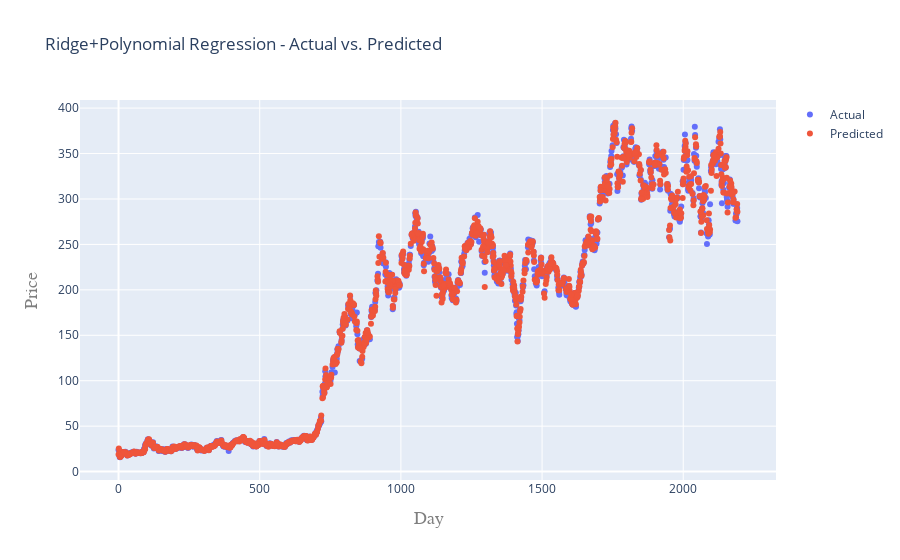

The notebook cell saved with this chart:
### Code cell
# plotting predicted and actual values for train dataset
trace0 = go.Scatter(
    x = X_train.T[0],
    y = Y_train,
    mode = 'markers',
    name = 'Actual'
)
trace1 = go.Scatter(
    x = X_train.T[0],
    y = clf.predict(X_train_poly).T,
    mode = 'markers',
    name = 'Predicted'
)
data_lst = [trace0,trace1]
layout['title'] = 'Ridge+Polynomial Regression - Actual vs. Predicted'
layout.xaxis.title.text = 'Day'
fig3 = go.Figure(data=data_lst, layout=layout)
iplot(fig3)

### Figure 1 — Plotly figure (JSON) as saved in the notebook; plotly's stock layout.template omitted (floating-point values rounded to 4 significant figures; data arrays with more than 128 entries replaced by an {"elided": "..."} marker saying what was removed)
{"data": [{"mode": "markers", "name": "Actual", "type": "scatter", "x": {"elided": "1315 int values"}, "y": {"elided": "1315 float values"}}, {"mode": "markers", "name": "Predicted", "type": "scatter", "x": {"elided": "1315 int values"}, "y": {"elided": "1315 float values"}}], "layout": {"title": {"text": "Ridge+Polynomial Regression - Actual vs. Predicted"}, "xaxis": {"title": {"font": {"color": "#7f7f7f", "family": "Courier New, monospace", "size": 18}, "text": "Day"}}, "yaxis": {"title": {"font": {"color": "#7f7f7f", "family": "Courier New, monospace", "size": 18}, "text": "Price"}}}}
